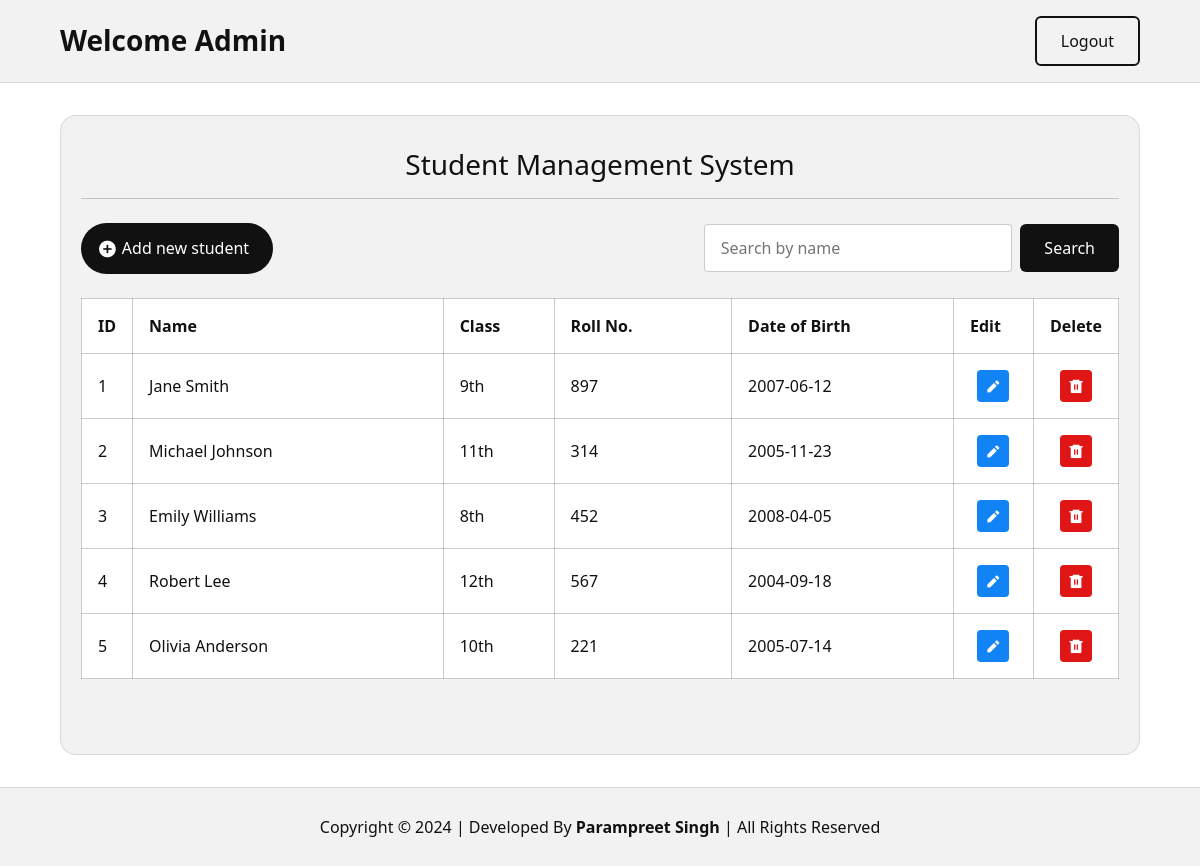
/ (signed in), run on the app's committed database.
### tables this page shows
CREATE TABLE `student_details` (
  `student_id` int(11) NOT NULL,
  `student_name` varchar(50) NOT NULL,
  `student_class` varchar(20) NOT NULL,
  `student_rollno` int(10) NOT NULL,
  `student_dob` date NOT NULL
);

### index.php (the view, shortened to what this page needs)
<?php
if (isset($_SESSION['username']) && $_SESSION['email']) {
    ?>
    <!DOCTYPE html>
    <html lang="en">
    <head>
        <link rel="stylesheet" href="css/style.css">
        <link href="https://cdn.jsdelivr.net/npm/remixicon@4.1.0/fonts/remixicon.css" rel="stylesheet" />
    </head>
    <body>
        <header>
            <div class="container">
                <nav>
                    <div class="welcome-user">
                        Welcome
                        <?php echo $_SESSION['username']; ?>
                    </div>
                    <a href="__php/__logout.php" class="logout-btn">Logout</a>
                </nav>
            </div>
        </header>
        <div class="container">
            <?php
            if (isset($_GET['searchQuery'])) {
                $search_query = $_GET['searchQuery'];
            } else {
                $search_query = "";
            }
            ?>
            <main>
                <h1 class="main-heading"><a class="homepage-link" href="/webguruz/">Student Management System</a></h1>
                <div class="addnew-wrapper">
                    <?php
                    if (isset($_GET['searchQuery'])) {
                        echo '<a href="/webguruz/" class="btn new-student-btn"> <span><i class="ri-arrow-left-s-line"></i></span> Show all</a>';
                    } else {
                        echo '<a href="addNew.php" class="btn new-student-btn"> <span><i class="ri-add-circle-fill"></i></span> Add new student</a>';
                    }
                    ?>
                    <form action="index.php" class="search-form" method="get">
                        <input type="text" class="form-control" placeholder="Search by name" name="searchQuery"
                            value="<?php echo $search_query; ?>">
                        <button type="submit" class="btn search-btn">Search</button>
                    </form>
                </div>
                <div class="table-wrapper">
                    <table>
                        <thead>
                            <tr>
                                <th>ID</th>
                                <th>Name</th>
                                <th>Class</th>
                                <th>Roll No.</th>
                                <th>Date of Birth</th>
                                <th>Edit</th>
                                <th>Delete</th>
                            </tr>
                        </thead>
                        <tbody>
                            <?php
                            require("__php/__connection.php");
                            if (isset($_GET['searchQuery'])) {
                                $search_query = $_GET['searchQuery'];
                                $select = "SELECT * FROM student_details WHERE match(student_name) against('{$search_query}')";
                            } else {
                                $select = "SELECT * FROM student_details";
                            }
                            $result = mysqli_query($conn, $select);
                            $numberOfResults = mysqli_num_rows($result);
                            if ($numberOfResults > 0) {
                                while ($output = mysqli_fetch_assoc($result)) {
                                    echo "
                                        <tr>
                                            <td>{$output['student_id']}</td>
                                            <td>{$output['student_name']}</td>
                                            <td>{$output['student_class']}</td>
                                            <td>{$output['student_rollno']}</td>
                                            <td>{$output['student_dob']}</td>
                                            <td><a href='editPage.php?id={$output['student_id']}'class='icon-btn edit-btn'><span><i class='ri-pencil-fill'></i></span></a></td>
                                            <td><a href='__php/__delete.php?id={$output['student_id']}' class='icon-btn delete-btn'><span><i class='ri-delete-bin-6-fill'></i></span></a></td>
                                        </tr>
                                    ";
                                }
                            }
                            ?>
                        </tbody>
                    </table>
                </div>
            </main>
        </div>
        <footer>
            Copyright © 2024 | Developed By <strong>Parampreet Singh</strong> | All Rights Reserved
        </footer>
    </body>
    </html>
    <?php
} else {
    header("location:/webguruz/loginPage.php");
}
?>

### css/style.css (style rules this page uses)
* { margin: 0; padding: 0; box-sizing: border-box; }
body { font-family: poppins, system-ui; color: #111111; }
.container { width: 90%; max-width: 80rem; margin: 0 auto; }
nav { display: flex; justify-content: space-between; align-items: center; }
header { padding: 1rem 0; background-color: #f2f2f2; border-bottom: 1px solid rgba(0, 0, 0, 0.1); }
.logout-btn { display: inline-block; text-decoration: none; color: inherit; border: 2px solid #111111; padding: 0.75em 1.5em; border-radius: 6px; font-weight: 500; transition: background-color 150ms ease-in-out; }
.welcome-user { font-size: clamp(1.5em, 3vw, 1.75em); font-weight: 600; line-height: 1.2; }
button, input { font-family: inherit; font-size: inherit; }
.form-control { display: block; width: 100%; padding: 0.75em 1em; border-radius: 0.25rem; border: 1px solid rgba(0, 0, 0, 0.2); transition: outline 50ms ease-in-out; }
.table-wrapper { overflow-x: auto; }
table { border-collapse: collapse; width: 100%; background-color: #ffffff; }
th { min-width: fit-content; }
th, tr, td { padding: 1rem; text-align: left; border: 1px solid rgba(0, 0, 0, 0.2); }
th:nth-child(1) { width: 2rem; }
th:nth-child(2) { min-width: 14rem; }
th:nth-child(3) { min-width: 5rem; }
th:nth-child(4) { min-width: 8rem; }
th:nth-child(5) { min-width: 10rem; }
th:nth-child(6) { width: 5rem; }
th:nth-child(7) { width: 5rem; }
main { padding: 1rem 1.25rem; background-color: #f2f2f2; border-radius: 1rem; margin-top: 2rem; min-height: 80vh; border: 1px solid rgba(0, 0, 0, 0.1); }
.homepage-link { text-decoration: none; color: inherit; }
.main-heading { font-size: 1.75rem; font-weight: 500; margin-top: 1rem; margin-bottom: 1rem; padding-bottom: 1rem; border-bottom: 1px solid rgba(0, 0, 0, 0.2); text-align: center; line-height: 1.2; }
.addnew-wrapper { display: flex; justify-content: space-between; align-items: center; margin: 1.5rem 0; }
.search-form { display: flex; gap: 0.5rem; min-width: 24rem; width: 40%; max-width: 40rem; }
.search-btn { border: none; background-color: #111111; color: #ffffff; padding: 0.75em 1.5em; border-radius: 6px; cursor: pointer; font-weight: 500; }
.save-changes-btn, .new-student-btn, .go-back-btn { display: inline-block; text-decoration: none; color: #ffffff; padding-top: 0.75em; padding-bottom: 0.75em; padding-right: 1.5em; padding-left: 1em; border-radius: 1000px; background-color: #111111; display: flex; align-items: center; gap: 0.25em; cursor: pointer; min-width: fit-content; font-weight: 500; border: none; }
.new-student-btn span { font-size: 1.25rem; }
.icon-btn { width: 32px; height: 32px; text-decoration: none; display: flex; justify-content: center; align-items: center; margin: auto; border-radius: 4px; }
.edit-btn { background-color: rgb(17, 131, 244); color: #ffffff; }
.delete-btn { background-color: rgb(224, 21, 21); color: #ffffff; }
footer { text-align: center; padding: 1.75rem; border-top: 1px solid rgba(0, 0, 0, 0.1); background-color: #f2f2f2; margin-top: 2rem; font-size: clamp(0.75rem, 2vw, 1rem); }

### data on the page
student_details: student_id "1", student_name "Jane Smith", student_class "9th", student_rollno "897", student_dob "2007-06-12"
student_details: student_id "2", student_name "Michael Johnson", student_class "11th", student_rollno "314", student_dob "2005-11-23"
student_details: student_id "3", student_name "Emily Williams", student_class "8th", student_rollno "452", student_dob "2008-04-05"
student_details: student_id "4", student_name "Robert Lee", student_class "12th", student_rollno "567", student_dob "2004-09-18"
student_details: student_id "5", student_name "Olivia Anderson", student_class "10th", student_rollno "221", student_dob "2005-07-14"

### other printed values
$_SESSION['username'] "Admin"
